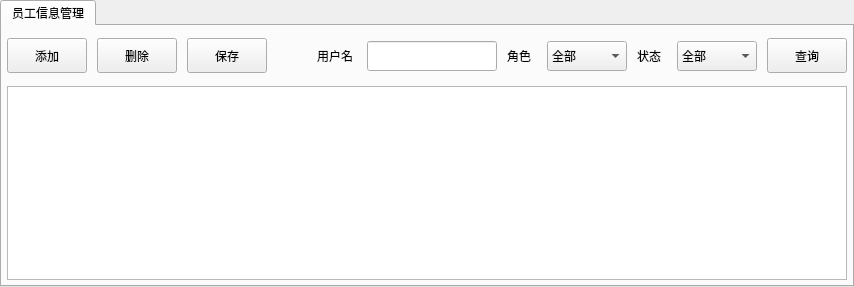
         <widget class="QWidget" name="page_usermanage">
          <layout class="QVBoxLayout" name="verticalLayout_4">
           <property name="spacing">
            <number>0</number>
           </property>
           <property name="leftMargin">
            <number>0</number>
           </property>
           <property name="topMargin">
            <number>0</number>
           </property>
           <property name="rightMargin">
            <number>0</number>
           </property>
           <property name="bottomMargin">
            <number>0</number>
           </property>
           <item>
            <widget class="QTabWidget" name="tw_usermanage">
             <widget class="QWidget" name="tab_user">
              <attribute name="title">
               <string>员工信息管理</string>
              </attribute>
              <layout class="QVBoxLayout" name="verticalLayout_10">
               <property name="spacing">
                <number>5</number>
               </property>
               <property name="leftMargin">
                <number>5</number>
               </property>
               <property name="topMargin">
                <number>5</number>
               </property>
               <property name="rightMargin">
                <number>5</number>
               </property>
               <property name="bottomMargin">
                <number>5</number>
               </property>
               <item>
                <widget class="QWidget" name="user_bar" native="true">
                 <property name="minimumSize">
                  <size>
                   <width>0</width>
                   <height>50</height>
                  </size>
                 </property>
                 <property name="maximumSize">
                  <size>
                   <width>16777215</width>
                   <height>50</height>
                  </size>
                 </property>
                 <layout class="QHBoxLayout" name="horizontalLayout_12">
                  <property name="spacing">
                   <number>10</number>
                  </property>
                  <property name="leftMargin">
                   <number>0</number>
                  </property>
                  <property name="topMargin">
                   <number>0</number>
                  </property>
                  <property name="rightMargin">
                   <number>0</number>
                  </property>
                  <property name="bottomMargin">
                   <number>0</number>
                  </property>
                  <item>
                   <widget class="QPushButton" name="btn_adduser">
                    <property name="minimumSize">
                     <size>
                      <width>50</width>
                      <height>35</height>
                     </size>
                    </property>
                    <property name="text">
                     <string>添加</string>
                    </property>
                   </widget>
                  </item>
                  <item>
                   <widget class="QPushButton" name="btn_deluser">
                    <property name="minimumSize">
                     <size>
                      <width>50</width>
                      <height>35</height>
                     </size>
                    </property>
                    <property name="text">
                     <string>删除</string>
                    </property>
                   </widget>
                  </item>
                  <item>
                   <widget class="QPushButton" name="btn_saveuser">
                    <property name="minimumSize">
                     <size>
                      <width>50</width>
                      <height>35</height>
                     </size>
                    </property>
                    <property name="text">
                     <string>保存</string>
                    </property>
                   </widget>
                  </item>
                  <item>
                   <spacer name="hs_user">
                    <property name="orientation">
                     <enum>Qt::Horizontal</enum>
                    </property>
                    <property name="sizeHint" stdset="0">
                     <size>
                      <width>40</width>
                      <height>20</height>
                     </size>
                    </property>
                   </spacer>
                  </item>
                  <item>
                   <widget class="QWidget" name="username" native="true">
                    <property name="minimumSize">
                     <size>
                      <width>180</width>
                      <height>50</height>
                     </size>
                    </property>
                    <property name="maximumSize">
                     <size>
                      <width>16777215</width>
                      <height>50</height>
                     </size>
                    </property>
                    <widget class="QLabel" name="lb_username">
                     <property name="geometry">
                      <rect>
                       <x>0</x>
                       <y>10</y>
                       <width>51</width>
                       <height>30</height>
                      </rect>
                     </property>
                     <property name="text">
                      <string>用户名</string>
                     </property>
                    </widget>
                    <widget class="QLineEdit" name="le_username">
                     <property name="geometry">
                      <rect>
                       <x>50</x>
                       <y>10</y>
                       <width>130</width>
                       <height>30</height>
                      </rect>
                     </property>
                    </widget>
                   </widget>
                  </item>
                  <item>
                   <widget class="QWidget" name="role" native="true">
                    <property name="minimumSize">
                     <size>
                      <width>120</width>
                      <height>50</height>
                     </size>
                    </property>
                    <widget class="QLabel" name="lb_role">
                     <property name="geometry">
                      <rect>
                       <x>0</x>
                       <y>10</y>
                       <width>41</width>
                       <height>30</height>
                      </rect>
                     </property>
                     <property name="text">
                      <string>角色</string>
                     </property>
                    </widget>
                    <widget class="QComboBox" name="cb_role">
                     <property name="geometry">
                      <rect>
                       <x>40</x>
                       <y>10</y>
                       <width>80</width>
                       <height>30</height>
                      </rect>
                     </property>
                     <item>
                      <property name="text">
                       <string>全部</string>
                      </property>
                     </item>
                     <item>
                      <property name="text">
                       <string>驾驶员</string>
                      </property>
                     </item>
                     <item>
                      <property name="text">
                       <string>管理员</string>
                      </property>
                     </item>
                     <item>
                      <property name="text">
                       <string>调度员</string>
                      </property>
                     </item>
                    </widget>
                   </widget>
                  </item>
                  <item>
                   <widget class="QWidget" name="userstate" native="true">
                    <property name="minimumSize">
                     <size>
                      <width>120</width>
                      <height>50</height>
                     </size>
                    </property>
                    <property name="maximumSize">
                     <size>
                      <width>16777215</width>
                      <height>50</height>
                     </size>
                    </property>
                    <widget class="QLabel" name="lb_userstate">
                     <property name="geometry">
                      <rect>
                       <x>0</x>
                       <y>10</y>
                       <width>31</width>
                       <height>30</height>
                      </rect>
                     </property>
                     <property name="text">
                      <string>状态</string>
                     </property>
                    </widget>
                    <widget class="QComboBox" name="cb_userstate">
                     <property name="geometry">
                      <rect>
                       <x>40</x>
                       <y>10</y>
                       <width>80</width>
                       <height>30</height>
                      </rect>
                     </property>
                     <item>
                      <property name="text">
                       <string>全部</string>
                      </property>
                     </item>
                     <item>
                      <property name="text">
                       <string>启用</string>
                      </property>
                     </item>
                     <item>
                      <property name="text">
                       <string>禁用</string>
                      </property>
                     </item>
                    </widget>
                   </widget>
                  </item>
                  <item>
                   <widget class="QPushButton" name="btn_searchuser">
                    <property name="minimumSize">
                     <size>
                      <width>50</width>
                      <height>35</height>
                     </size>
                    </property>
                    <property name="text">
                     <string>查询</string>
                    </property>
                   </widget>
                  </item>
                 </layout>
                </widget>
               </item>
               <item>
                <widget class="QTableView" name="tableView_user">
                 <attribute name="verticalHeaderVisible">
                  <bool>false</bool>
                 </attribute>
                </widget>
               </item>
              </layout>
             </widget>
            </widget>
           </item>
          </layout>
         </widget>
